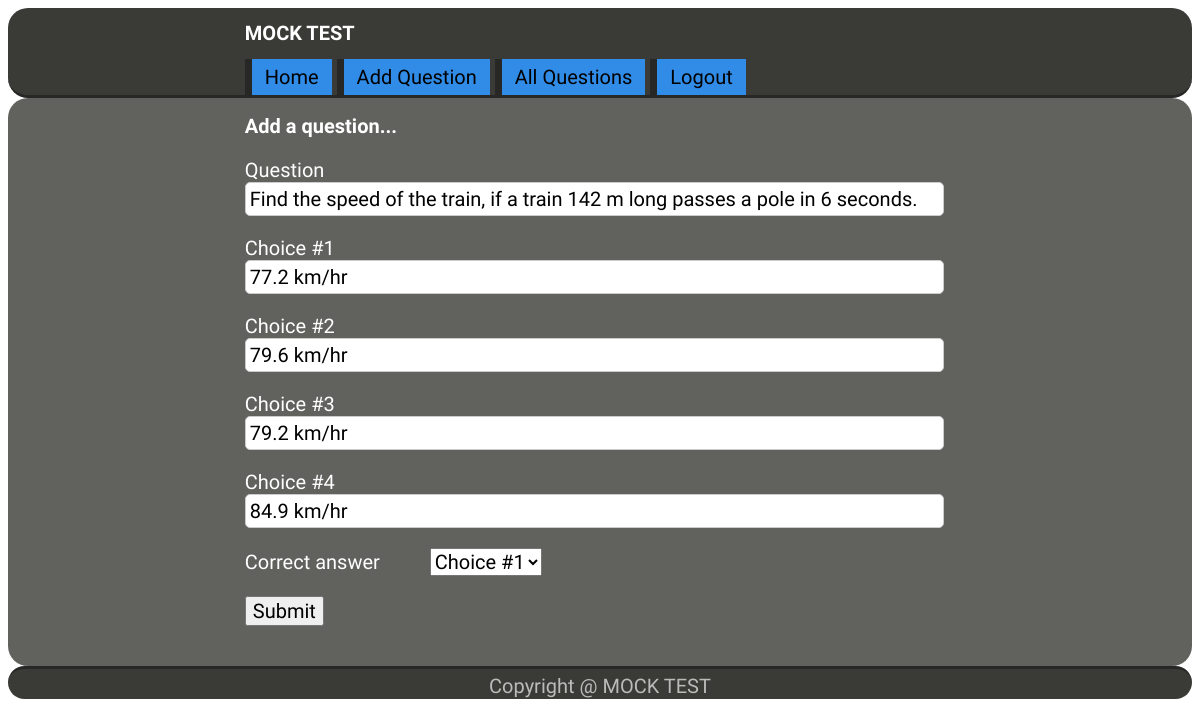
The page /editquestion.php?qno=5 (signed in) on the database its author committed.
### tables this page shows
CREATE TABLE `questions` (
  `qid` int(11) NOT NULL,
  `qno` int(11) NOT NULL,
  `question` text NOT NULL,
  `ans1` text NOT NULL,
  `ans2` text NOT NULL,
  `ans3` text NOT NULL,
  `ans4` text NOT NULL,
  `correct_answer` varchar(1) NOT NULL
);

### editquestion.php (the view, shortened to what this page needs)
<?php include "connection.php";
if (isset($_SESSION['admin'])) {
	?>
<?php
if (isset($_GET['qno'])) {
	$qno = mysqli_real_escape_string($conn , $_GET['qno']);
	if (is_numeric($qno)) {
		$query = "SELECT * FROM questions WHERE qno = '$qno' ";
		$run = mysqli_query($conn, $query) or die(mysqli_error($conn));
		if (mysqli_num_rows($run) > 0) {
			while ($row = mysqli_fetch_array($run)) {
                 $question = $row['question'];
                 $ans1 = $row['ans1'];
                 $ans2 = $row['ans2'];
                 $ans3 = $row['ans3'];
                 $ans4 = $row['ans4'];
			}
		}
		else {
			echo "<script> alert('error');
			window.location.href = 'allquestions.php'; </script>" ;
		}
	}
	else {
		header("location: allquestions.php");
	}
}
?>
<!DOCTYPE html>
<html>
	<head>
		<link rel="stylesheet" type="text/css" href="css/style.css">
	</head>
	<body>
		<header>
			<div class="container">
				<h1>MOCK TEST</h1>
				<a href="quiz.php" class="start">Home</a>
				<a href="add.php" class="start">Add Question</a>
				<a href="allquestions.php" class="start">All Questions</a>
				<a href="exit.php" class="start">Logout</a>
			</div>
		</header>
		<main>
			<div class="container">
				<h2>Add a question...</h2>
				<form method="post" action="">
					<p>
						<label>Question</label>
						<input type="text" name="question" required="" value="<?php echo $question; ?>">
					</p>
					<p>
						<label>Choice #1</label>
						<input type="text" name="choice1" required="" value="<?php echo $ans1; ?>">
					</p>
					<p>
						<label>Choice #2</label>
						<input type="text" name="choice2" required="" value="<?php echo $ans2; ?>">
					</p>
					<p>
						<label>Choice #3</label>
						<input type="text" name="choice3" required="" value="<?php echo $ans3; ?>">
					</p>
					<p>
						<label>Choice #4</label>
						<input type="text" name="choice4" required="" value="<?php echo $ans4; ?>">
					</p>
					<p>
						<label>Correct answer</label>
						<select name="answer" >
                        <option value="a">Choice #1 </option>
                    </select>
					</p>
					<p>
						<input type="submit" name="submit" value="Submit">
					</p>
				</form>
			</div>
		</main>
		<footer>
			<div class="container">
				Copyright @ MOCK TEST
			</div>
		</footer>
	</body>
</html>
<?php }
else {
	header("location: admin.php");
}
?>

### css/style.css (style rules this page uses)
* { font-family:unbounded; font-size: 20px; }
body { font-size: 15px; line-height: 1.6em; }
a { text-decoration: none; }
label { display: inline-block; width: 180px; }
input[type='text'] { width: 97%; padding: 4px; border-radius: 5px; border:1px #ccc solid; }
.container { width: 60%; margin: 0 auto; overflow: auto; }
header { border-bottom: 3px #272726 solid; background: #3A3A36; color: white; border-radius: 20px; }
footer { border-top: 3px #272726 solid; background: #3A3A36; color: #BBBBB9; text-align: center; padding-top: 5px; padding-bottom: 5px; border-radius: 20px; height: 20px; }
main { padding-bottom: 20px; background: #61615E; color: white; border-radius: 20px; }
a.start { display: inline-block; color: #000000; background: #318CE7; border-left: 7px #272726 solid; padding:6px 13px; }

### rows shown on the page
questions: question "Find the speed of the train, if a train 142 m long passes a pole in 6 seconds.", choice1 "77.2 km/hr", choice2 "79.6 km/hr", choice3 "79.2 km/hr", choice4 "84.9 km/hr"
